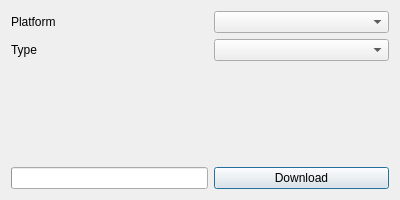
<?xml version="1.0" encoding="UTF-8"?>
<ui version="4.0">
 <class>EmulatorDownload</class>
 <widget class="QDialog" name="EmulatorDownload">
  <property name="geometry">
   <rect>
    <x>0</x>
    <y>0</y>
    <width>400</width>
    <height>200</height>
   </rect>
  </property>
  <property name="windowTitle">
   <string>Qtendo Settings</string>
  </property>
  <property name="styleSheet">
   <string notr="true"/>
  </property>
  <property name="modal">
   <bool>true</bool>
  </property>
  <layout class="QGridLayout" name="gridLayout_2">
   <item row="1" column="0" colspan="2">
    <widget class="QLabel" name="typeLabel">
     <property name="text">
      <string>Type</string>
     </property>
    </widget>
   </item>
   <item row="5" column="0" colspan="2">
    <widget class="QProgressBar" name="downloadProgress">
     <property name="value">
      <number>0</number>
     </property>
     <property name="textVisible">
      <bool>false</bool>
     </property>
    </widget>
   </item>
   <item row="5" column="2">
    <widget class="QPushButton" name="downloadButton">
     <property name="text">
      <string>Download</string>
     </property>
    </widget>
   </item>
   <item row="2" column="0" colspan="3">
    <spacer name="verticalSpacer">
     <property name="orientation">
      <enum>Qt::Vertical</enum>
     </property>
     <property name="sizeHint" stdset="0">
      <size>
       <width>20</width>
       <height>40</height>
      </size>
     </property>
    </spacer>
   </item>
   <item row="0" column="2">
    <widget class="QComboBox" name="platformSelect"/>
   </item>
   <item row="1" column="2">
    <widget class="QComboBox" name="typeSelect"/>
   </item>
   <item row="0" column="0" colspan="2">
    <widget class="QLabel" name="platformLabel">
     <property name="text">
      <string>Platform</string>
     </property>
    </widget>
   </item>
   <item row="3" column="1" colspan="2">
    <widget class="QLabel" name="warningLabel">
     <property name="text">
      <string/>
     </property>
     <property name="wordWrap">
      <bool>true</bool>
     </property>
     <property name="openExternalLinks">
      <bool>true</bool>
     </property>
    </widget>
   </item>
   <item row="3" column="0">
    <widget class="QLabel" name="warningIcon">
     <property name="maximumSize">
      <size>
       <width>16</width>
       <height>16</height>
      </size>
     </property>
     <property name="text">
      <string/>
     </property>
    </widget>
   </item>
  </layout>
 </widget>
 <resources/>
 <connections/>
</ui>
